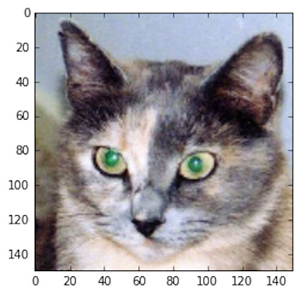
#> input picture lab7/lab7/cat.png, 300 x 294 px, given in place of cat.jpg, which was not available
$ jupyter execute --allow-errors Lab01.ipynb   (text cells are left out)
#> lines starting #> are read from the running program, lines starting #| are printed output that depends on the picture; pictures that were not available may be replaced by others from this repository, and a replacement may not be noted
[cell 1]
import os
import cv2
from google.colab.patches import cv2_imshow
from google.colab import drive
drive.mount('/content/drive')

[cell 2]
path = '/content/drive/MyDrive'
#> (the rest of this cell did not finish here and is left out)

[cell 3]
img = cv2.imread(path + '/cat.jpg')
#> img is the input picture: shape (294, 300, 3); mean B, G, R 165.4, 162.4, 166
cv2_imshow(img)

[cell 4]
import matplotlib.pyplot as plt

[cell 5]
x = [1,3,5,7,9]
y = [2,4,6,8,10]
plt.plot(x,y)
plt.show()
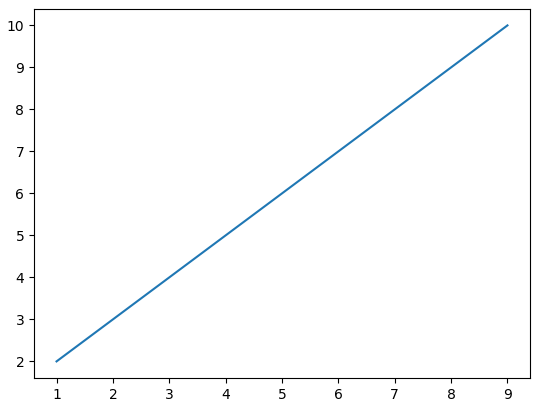
#> figure drawn by matplotlib, 1 panel

[cell 6]
# Vẽ đồ thị màu basic
x = [1, 2, 3, 4, 5]
y = [10, 16, 20, 30, 25]
plt.plot(x,y ,color='green')
plt.show()
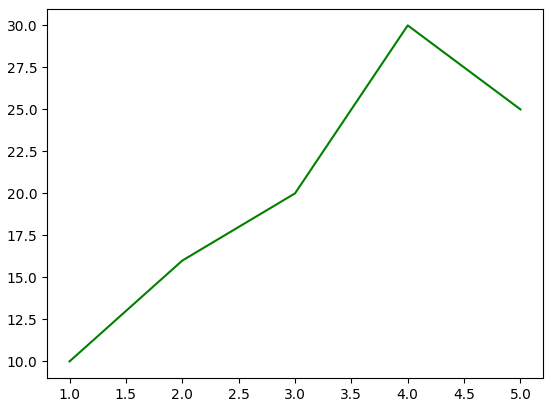
#> figure drawn by matplotlib, 1 panel

[cell 7]
x = [1, 2, 3, 4, 5]
y = [10, 16, 20, 30, 25]
plt.title('How to basic')
plt.xlabel('x-axis')
plt.ylabel('y-axis')
plt.plot(x,y)
plt.show()
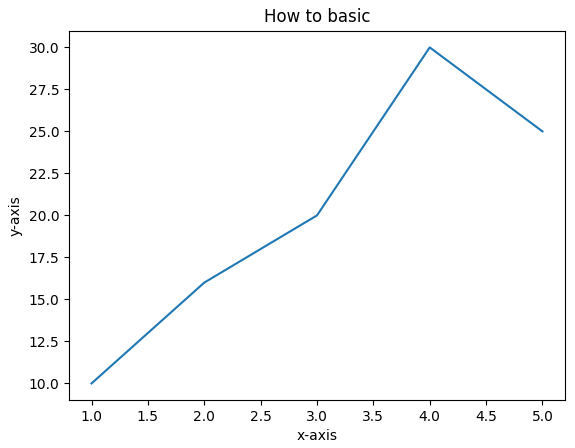
#> figure drawn by matplotlib, 1 panel

[cell 8]
plt.imshow(img)
plt.show()

[cell 9]
#LINE CHART
x = [1,3,4,5,7]
y = [2,4,6,8,10]

x1 = [11,12,13,14,15]
y1=[16,17,18,19,20]
#Đường 1
plt.plot(x,y, 'bo', label='Dữ liệu')
#Đường 2
plt.plot(x1, y1, marker='o', color='r', linestyle='--', label='Dữ liệu-1')
plt.legend() # Hiển thị chú giải
plt.xlabel('Trục x') # Đặt nhãn cho trục x
plt.ylabel('Trục y') # Đặt nhãn cho trục y
plt.show()
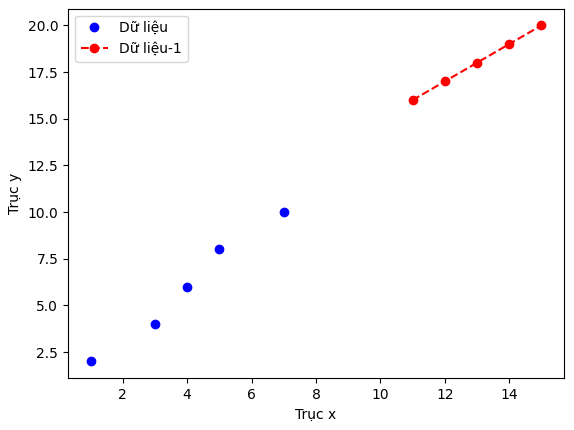
#> figure drawn by matplotlib, 1 panel

[cell 10]
#BAR CHART
category = ['A', 'B', 'C', 'D', 'E']
values = [10, 20,67,81,22]
plt.bar(category, values, color='cyan')
plt.xlabel('Danh mục') # Đặt nhãn cho trục x
plt.ylabel('Giá trị') # Đặt nhãn cho trục y
plt.show()
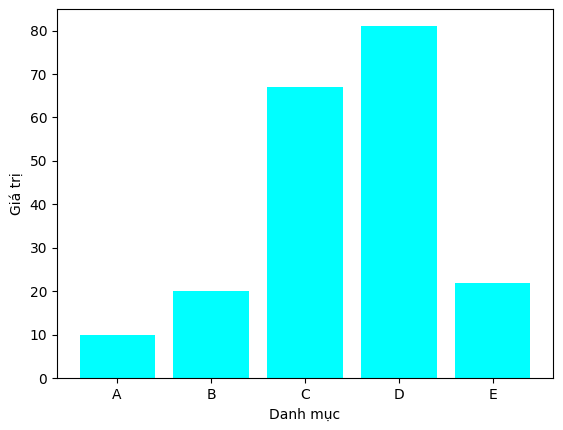
#> figure drawn by matplotlib, 1 panel; tallest bar 81 high, from x = 2.6 to 3.4

[cell 11]
#PIE CHART
category = ['A', 'B', 'C', 'D']
sizes = [15, 30, 45, 10]
t_colors = ['red', 'green', 'blue', 'yellow']
plt.pie(sizes, labels=category , colors =t_colors,autopct='%1.1f%%')
plt.title("My pie chart")
plt.show()
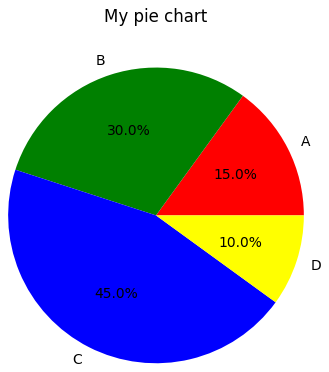
#> figure drawn by matplotlib, 1 panel

[cell 12]
data = [15, 18, 22, 30, 35, 45, 50, 55, 65]
  # Vẽ biểu đồ hộp
plt.boxplot(data)
plt.title('Biểu đồ hộp ví dụ')
plt.ylabel('Giá trị')
plt.show()
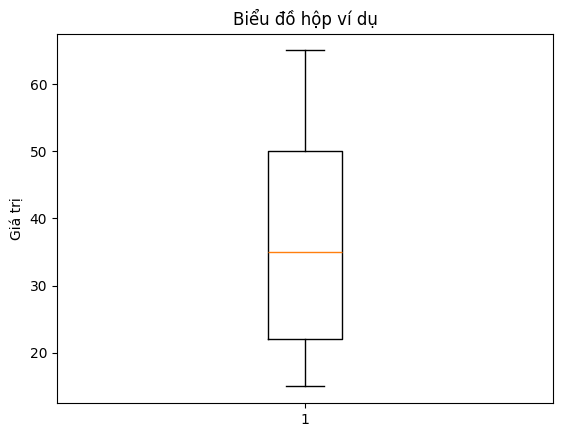
#> figure drawn by matplotlib, 1 panel
